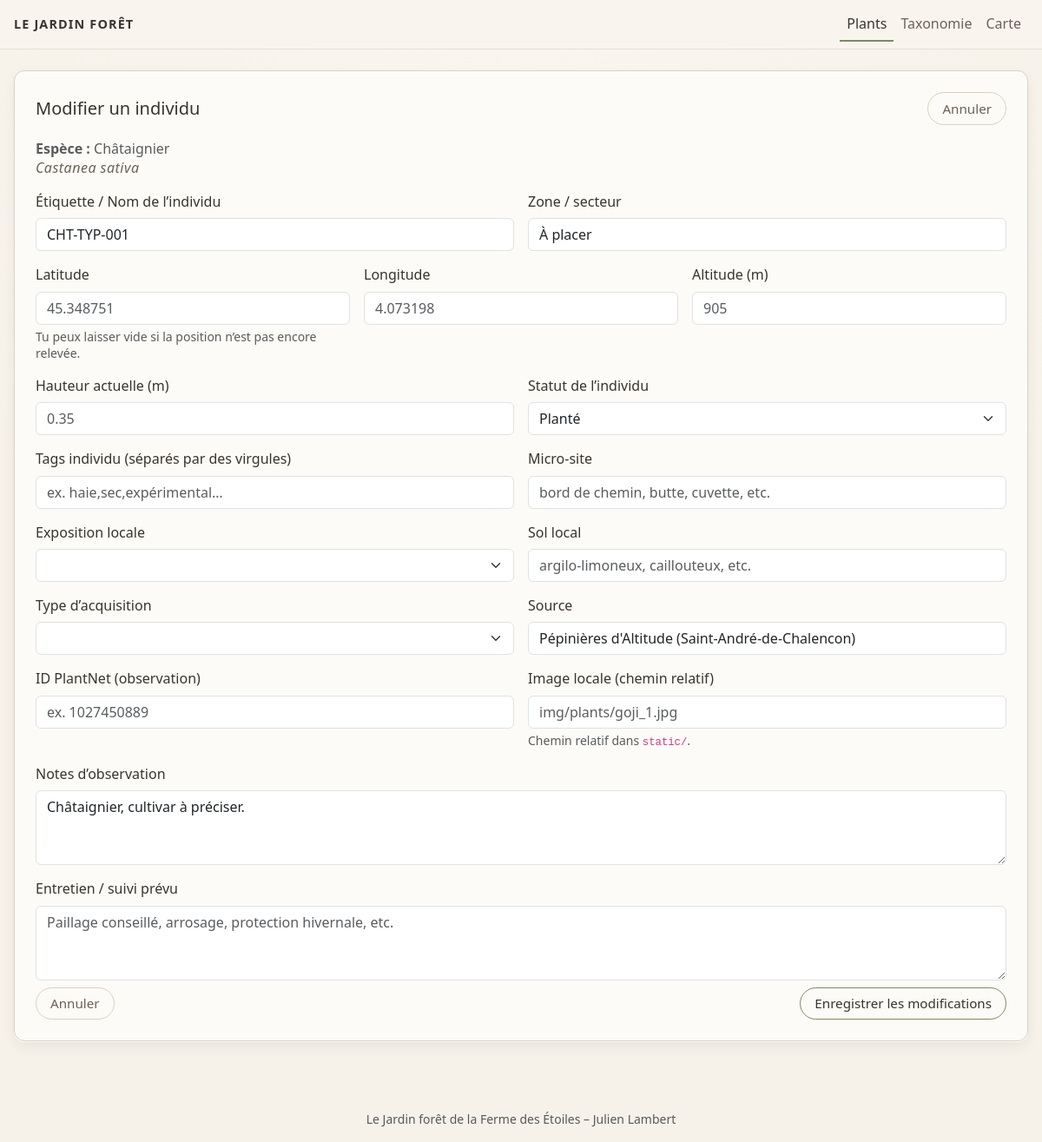
/plants/9/edit, run on an earlier commit of the app's database.
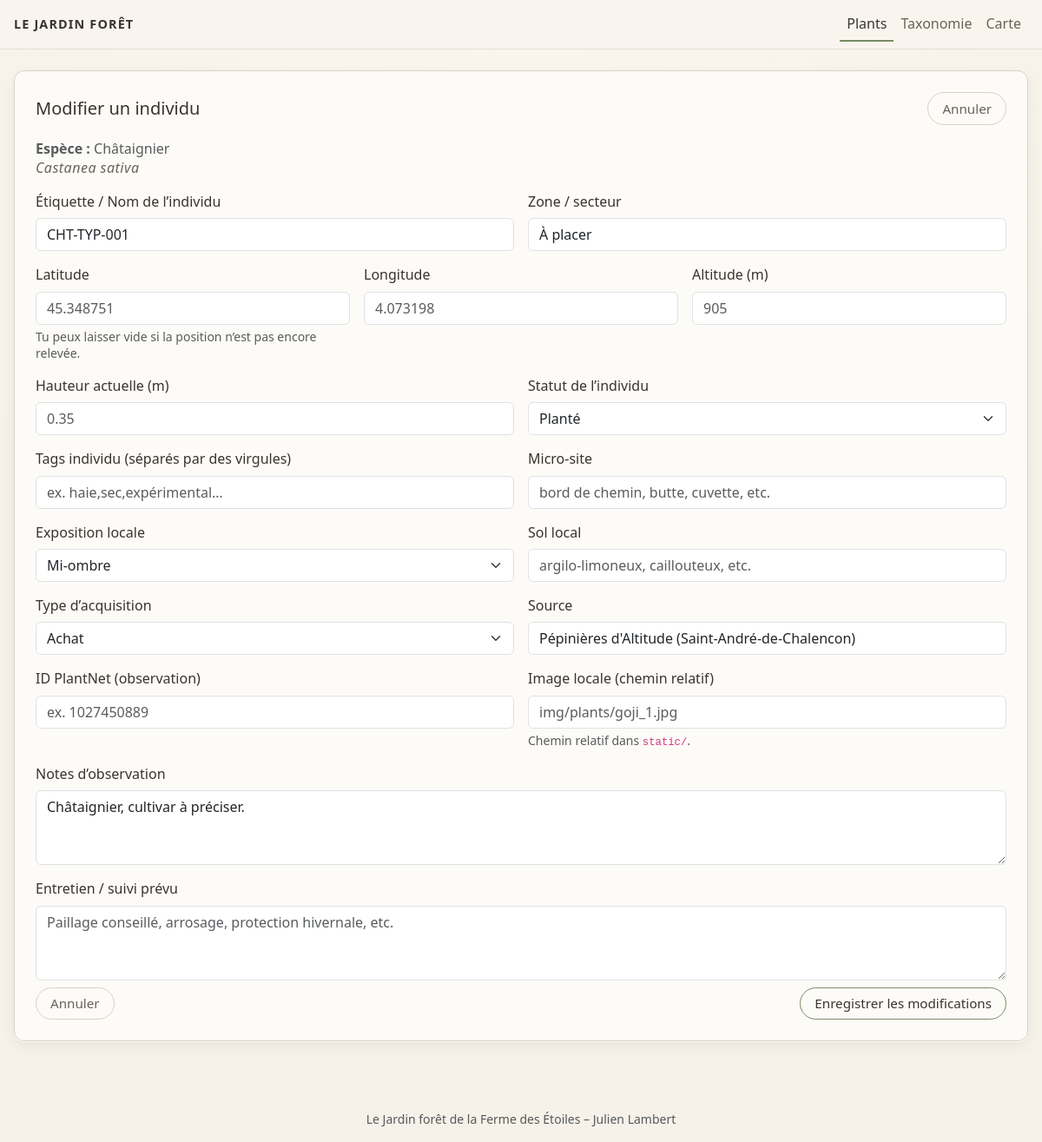
And on a later commit of the database.
### tables this page shows
CREATE TABLE species (
    id INTEGER PRIMARY KEY AUTOINCREMENT,
    common_name TEXT NOT NULL,
    variety_name TEXT,
    latin_name TEXT,
    family TEXT,
    genus TEXT,
    strata TEXT,
    tags TEXT,
    notes TEXT
, image_url TEXT, origin TEXT, plant_type TEXT, morphology TEXT, culture TEXT, uses TEXT, melliferous_level TEXT, ornamental_interest TEXT, lifespan_min INTEGER, lifespan_max INTEGER, height_min REAL, height_max REAL, variety_notes TEXT);

CREATE TABLE plants (
    id INTEGER PRIMARY KEY AUTOINCREMENT,
    species_id INTEGER NOT NULL,
    label TEXT,
    lat REAL,
    lon REAL,
    zone TEXT,
    planted_at DATE,
    notes TEXT, image_local TEXT, altitude REAL, tags TEXT, micro_site TEXT, exposure_local TEXT, soil_local TEXT, height_current REAL, acquisition_type TEXT, acquisition_source TEXT, plantnet_obs_id TEXT, status TEXT, care_notes TEXT, old_label TEXT, rootstock TEXT DEFAULT NULL,
    FOREIGN KEY (species_id) REFERENCES species(id)
);

### app.py (the view, shortened to what this page needs)
@app.route("/plants/<int:plant_id>/edit", methods=["GET", "POST"])
def plant_edit(plant_id):
    db = get_db()
    plant = db.execute(
        """
        SELECT
            plants.*,
            species.common_name,
            species.variety_name,
            species.latin_name
        FROM plants
        JOIN species ON plants.species_id = species.id
        WHERE plants.id = ?
        """,
        (plant_id,),
    ).fetchone()
    if plant is None:
        return "Individu introuvable", 404
    return render_template("plant_form.html", plant=plant)

### app.py (called while the page is built)
def get_db():
    if "db" not in g:
        g.db = sqlite3.connect(DB_PATH)
        g.db.row_factory = sqlite3.Row  # accès par nom de colonne
    return g.db

### templates/plant_form.html (shortened to what this page needs)
{% extends "base.html" %}
{% block content %}
<div class="shadow-soft p-3 p-md-4">
  <div class="d-flex justify-content-between align-items-center mb-3">
    <h1 class="h5 mb-0">Modifier un individu</h1>
    <a href="{{ url_for('plant_detail', plant_id=plant['id']) }}" class="btn btn-outline btn-sm">
      Annuler
    </a>
  </div>
  <p class="mb-3 text-muted">
    <strong>Espèce :</strong>
    {{ plant['common_name'] }}
    {% if plant['latin_name'] %}
      <br><span class="latin">{{ plant['latin_name'] }}</span>
    {% endif %}
  </p>
  <form method="post" class="row g-3">
    <div class="col-md-6">
      <label for="label" class="form-label">Étiquette / Nom de l’individu</label>
      <input
        type="text"
        name="label"
        id="label"
        class="form-control"
        value="{{ plant['label'] or '' }}"
        placeholder="Ex. GOJ-001, Poirier nord, Noyer sud…"
      >
    </div>
    <div class="col-md-6">
      <label for="zone" class="form-label">Zone / secteur</label>
      <input
        type="text"
        name="zone"
        id="zone"
        class="form-control"
        value="{{ plant['zone'] or '' }}"
        placeholder="Ex. A1, verger haut, haie est..."
      >
    </div>
    <div class="col-md-4">
      <label for="lat" class="form-label">Latitude</label>
      <input
        type="text"
        name="lat"
        id="lat"
        class="form-control"
        value="{{ plant['lat'] if plant['lat'] is not none else '' }}"
        placeholder="45.348751"
      >
      <div class="form-text">
        Tu peux laisser vide si la position n’est pas encore relevée.
      </div>
    </div>
    <div class="col-md-4">
      <label for="lon" class="form-label">Longitude</label>
      <input
        type="text"
        name="lon"
        id="lon"
        class="form-control"
        value="{{ plant['lon'] if plant['lon'] is not none else '' }}"
        placeholder="4.073198"
      >
    </div>
    <div class="col-md-4">
      <label for="altitude" class="form-label">Altitude (m)</label>
      <input
        type="text"
        name="altitude"
        id="altitude"
        class="form-control"
        value="{{ plant['altitude'] if plant['altitude'] is not none else '' }}"
        placeholder="905"
      >
    </div>
    <div class="col-md-6">
      <label for="height_current" class="form-label">Hauteur actuelle (m)</label>
      <input
        type="text"
        name="height_current"
        id="height_current"
        class="form-control"
        value="{{ plant['height_current'] if plant['height_current'] is not none else '' }}"
        placeholder="0.35"
      >
    </div>
    <div class="col-md-6">
      <label for="status" class="form-label">Statut de l’individu</label>
      {% set st = plant['status'] or '' %}
      <select name="status" id="status" class="form-select">
        {% for val,label in [
          ('planifié','Planifié'),
          ('planté','Planté'),
          ('en pépinière','En pépinière'),
          ('malade','Malade'),
          ('mort','Mort'),
          ('à déplacer','À déplacer')
        ] %}
          <option value="{{ val }}" {% if st == val %}selected{% endif %}>{{ label }}</option>
        {% endfor %}
      </select>
    </div>
    <div class="col-md-6">
      <label for="tags" class="form-label">Tags individu (séparés par des virgules)</label>
      <input
        type="text"
        name="tags"
        id="tags"
        class="form-control"
        value="{{ plant['tags'] or '' }}"
        placeholder="ex. haie,sec,expérimental…"
      >
    </div>
    <div class="col-md-6">
      <label for="micro_site" class="form-label">Micro-site</label>
      <input
        type="text"
        name="micro_site"
        id="micro_site"
        class="form-control"
        value="{{ plant['micro_site'] or '' }}"
        placeholder="bord de chemin, butte, cuvette, etc."
      >
    </div>
    <div class="col-md-6">
      <label for="exposure_local" class="form-label">Exposition locale</label>
      {% set ex = plant['exposure_local'] or '' %}
      <select name="exposure_local" id="exposure_local" class="form-select">
        <option value=""></option>
        {% for val,label in [
          ('soleil','Plein soleil'),
          ('mi-ombre','Mi-ombre'),
          ('ombre','Ombre'),
          ('ombre légère','Ombre légère')
        ] %}
          <option value="{{ val }}" {% if ex == val %}selected{% endif %}>{{ label }}</option>
        {% endfor %}
      </select>
    </div>
    <div class="col-md-6">
      <label for="soil_local" class="form-label">Sol local</label>
      <input
        type="text"
        name="soil_local"
        id="soil_local"
        class="form-control"
        value="{{ plant['soil_local'] or '' }}"
        placeholder="argilo-limoneux, caillouteux, etc."
      >
    </div>
    <div class="col-md-6">
      <label for="acquisition_type" class="form-label">Type d’acquisition</label>
      {% set atype = plant['acquisition_type'] or '' %}
      <select name="acquisition_type" id="acquisition_type" class="form-select">
        <option value=""></option>
        {% for val,label in [
          ('achat','Achat'),
          ('don','Don'),
          ('échange','Échange'),
          ('semis','Semis'),
          ('bouture','Bouture'),
          ('greffe','Greffe'),
          ('repiquage','Repiquage / transplantation'),
          ('autre','Autre')
        ] %}
          <option value="{{ val }}" {% if atype == val %}selected{% endif %}>{{ label }}</option>
        {% endfor %}
      </select>
    </div>
    <div class="col-md-6">
      <label for="acquisition_source" class="form-label">Source</label>
      <input
        type="text"
        name="acquisition_source"
        id="acquisition_source"
        class="form-control"
        value="{{ plant['acquisition_source'] or '' }}"
        placeholder="Ex. voisine du Nevet, pépinière X…"
      >
    </div>
    <div class="col-md-6">
      <label for="plantnet_obs_id" class="form-label">ID PlantNet (observation)</label>
      <input
        type="text"
        name="plantnet_obs_id"
        id="plantnet_obs_id"
        class="form-control"
        value="{{ plant['plantnet_obs_id'] or '' }}"
        placeholder="ex. 1027450889"
      >
    </div>
    <div class="col-md-6">
      <label for="image_local" class="form-label">Image locale (chemin relatif)</label>
      <input
        type="text"
        name="image_local"
        id="image_local"
        class="form-control"
        value="{{ plant['image_local'] or '' }}"
        placeholder="img/plants/goji_1.jpg"
      >
      <div class="form-text">
        Chemin relatif dans <code>static/</code>.
      </div>
    </div>
    <div class="col-12">
      <label for="notes" class="form-label">Notes d’observation</label>
      <textarea
        name="notes"
        id="notes"
        rows="3"
        class="form-control"
        placeholder="Remarques, vigueur, aspect du feuillage, etc."
      >{{ plant['notes'] or '' }}</textarea>
    </div>
    <div class="col-12">
      <label for="care_notes" class="form-label">Entretien / suivi prévu</label>
      <textarea
        name="care_notes"
        id="care_notes"
        rows="3"
        class="form-control"
        placeholder="Paillage conseillé, arrosage, protection hivernale, etc."
      >{{ plant['care_notes'] or '' }}</textarea>
    </div>
    <div class="col-12 d-flex justify-content-between align-items-center mt-2">
      <a href="{{ url_for('plant_detail', plant_id=plant['id']) }}" class="btn btn-outline">
        Annuler
      </a>
      <button type="submit" class="btn btn-primary">
        Enregistrer les modifications
      </button>
    </div>
  </form>
</div>
{% endblock %}

### templates/base.html (shortened to what this page needs)
<!DOCTYPE html>
<html lang="fr">
<head>
  <link
    href="https://cdn.jsdelivr.net/npm/bootstrap@5.3.3/dist/css/bootstrap.min.css"
    rel="stylesheet"
  >
  <link rel="stylesheet" href="{{ url_for('static', filename='style.css') }}">
</head>
<body>
<nav class="navbar navbar-expand-lg navbar-light navbar-main sticky-top">
  <div class="container-fluid">
    <a class="navbar-brand" href="{{ url_for('home') }}">LE JARDIN FORÊT</a>
    <div class="collapse navbar-collapse justify-content-end" id="mainNav">
      <ul class="navbar-nav">
        <li class="nav-item">
          <a class="nav-link {% if request.path.startswith('/plants') %}active{% endif %}"
             href="{{ url_for('plants') }}">
            Plants
          </a>
        </li>
        <li class="nav-item">
          <a class="nav-link {% if request.path.startswith('/species') %}active{% endif %}"
             href="{{ url_for('species_list') }}">
            Taxonomie
          </a>
        </li>
        <li class="nav-item">
          <a class="nav-link {% if request.path.startswith('/map') %}active{% endif %}"
             href="{{ url_for('garden_map') }}">
            Carte
          </a>
        </li>
      </ul>
    </div>
  </div>
</nav>
<main class="container">
  {% block content %}{% endblock %}
</main>
<footer class="text-center text-muted mt-4 mb-3 small">
  Le Jardin forêt de la Ferme des Étoiles – Julien Lambert
</footer>
</body>
</html>

### static/style.css (style rules this page uses)
:root { --paper: #f6f2ea; --paper-deep: #e6dfd2; --card-bg: #fdfbf7; --ink: #38342e; --ink-soft: #6b6258; --green-fern: #556b2f; --green-soft: #cfd7c6; --green-line: #7a8b64; --brown-ink: #7b5e4a; --brown-soft: #b09580; --border-soft: #d9d1c5; }
body { min-height: 100vh; background: radial-gradient(circle at top, #faf5ee 0, var(--paper) 55%); color: var(--ink); font-family: system-ui, -apple-system, "Segoe UI", Roboto, sans-serif; font-size: 16px; line-height: 1.4; }
.container, .container-fluid { max-width: 1280px; padding-left: 1rem; padding-right: 1rem; }
a { color: var(--green-fern); }
.navbar-brand { font-weight: 600; letter-spacing: 0.06em; text-transform: uppercase; font-size: 0.95rem; color: var(--ink); }
.nav-link { font-weight: 500; font-size: 1rem; color: var(--ink-soft) !important; }
.nav-link.active { color: var(--ink) !important; border-bottom: 2px solid var(--green-line); }
.btn { border-radius: 999px; font-size: 0.95rem; padding: 0.4rem 1rem; }
.btn-primary, .btn-success { background-color: transparent; border: 1px solid var(--green-line); color: var(--ink); }
.btn-outline { background-color: transparent; border: 1px solid var(--border-soft); color: var(--ink-soft); }
.shadow-soft { background-color: var(--card-bg); border-radius: 0.75rem; border: 1px solid var(--border-soft); box-shadow: 0 1px 0 rgba(255, 255, 255, 0.8), 0 6px 16px rgba(0, 0, 0, 0.06); }
.latin { letter-spacing: 0.03em; color: var(--ink-soft); font-style: italic; font-size: 1rem; }

### templates/base.html (style rules this page uses)
body { background-color: #f6f2ea; }
.navbar-main { background-color: #f9f5ee; border-bottom: 1px solid rgba(145,132,115,0.20); }
.navbar-brand { letter-spacing: 0.08em; font-size: 0.9rem; text-transform: uppercase; font-weight: 600; }
main.container { padding-top: 1.5rem; padding-bottom: 3.5rem; }

What changed in the data, as far as the page shows it:
changed plants "CHT-TYP-001": exposure_local (not shown) → "Mi-ombre"; acquisition_type (not shown) → "Achat"
